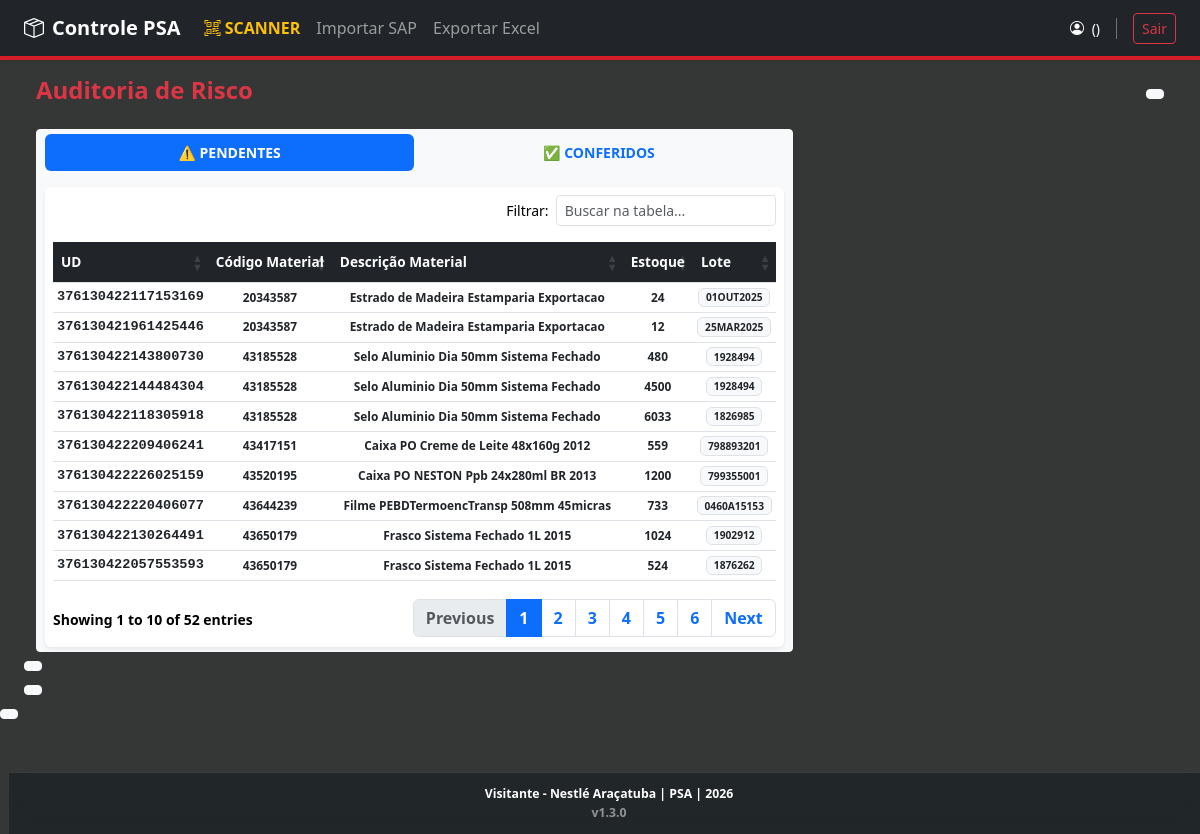
The page /reports/risco on the database as committed earlier.
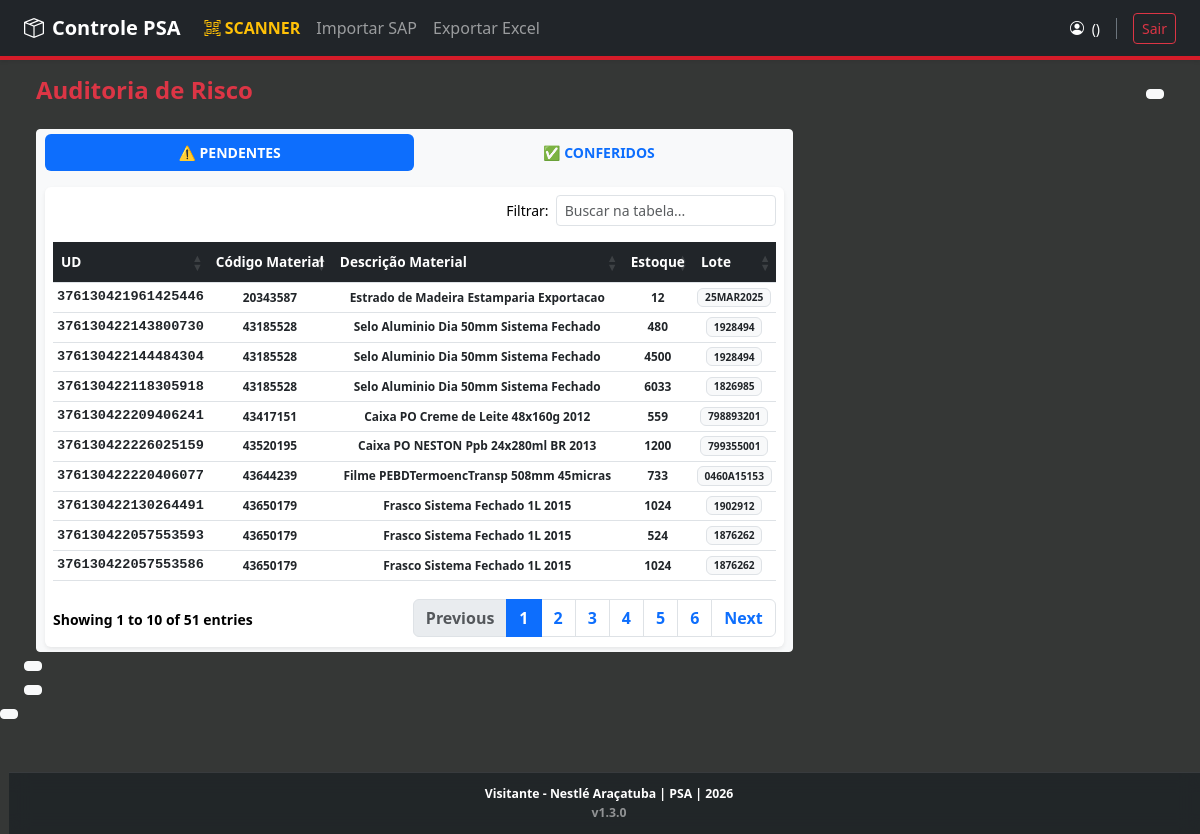
The same page on the database as committed later.
### app/models/material.py (models this page shows)
class MaterialPSA(db.Model):
    __tablename__ = 'material_psa'
    id = db.Column(db.Integer, primary_key=True)
    unidade_deposito = db.Column(db.String(50), unique=True, nullable=False) # UD
    cod_material = db.Column(db.String(50), nullable=False)
    desc_material = db.Column(db.String(200))
    lote = db.Column(db.String(50))
    posicao_deposito = db.Column(db.String(50))
    tipo_deposito = db.Column(db.String(20)) # PSA, Depósito Fixo, etc.
    quantidade_estoque = db.Column(db.Float, default=0.0)
    unidade_medida = db.Column(db.String(10)) # PC, KG, UN
    data_vencimento = db.Column(db.Date)
    data_ultimo_mov = db.Column(db.Date)
    data_importacao = db.Column(db.DateTime, default=datetime.utcnow)
    conferido = db.Column(db.Boolean, default=False)
    data_conferencia = db.Column(db.DateTime)
    conferente_sap = db.Column(db.String(20)) # Removi a FK temporariamente para evitar erro se a tabela usuarios não existir
    possui_divergencia = db.Column(db.Boolean, default=False)
    observacao_conferente = db.Column(db.Text)
    def to_dict(self):
        return {
            "id": self.id,
            "ud": self.unidade_deposito,
            "material": self.cod_material,
            "descricao": self.desc_material,
            "lote": self.lote or "S/L",
            "posicao": self.posicao_deposito or "S/P",
            "tipdep": self.tipo_deposito,
            "qtd": f"{self.quantidade_estoque:.0f}",
            "unidade": self.unidade_medida,
            "vencimento": self.data_vencimento.strftime('%d/%m/%Y') if self.data_vencimento else "S/V",
            "ult_mov": self.data_ultimo_mov.strftime('%d/%m/%Y') if self.data_ultimo_mov else "---",
            "status": "CONFERIDO" if self.conferido else "PENDENTE",
            "alerta_risco": self.possui_divergencia,
            "observacao": self.observacao_conferente or ""
        }

### app/routes/reports.py (the view)
@bp.route('/risco')
def risco():
    pendentes = MaterialPSA.query.filter_by(conferido=False).all()
    conferidos = MaterialPSA.query.filter_by(conferido=True).order_by(MaterialPSA.data_conferencia.desc()).all()
    return render_template('reports/risco.html', pendentes=pendentes, conferidos=conferidos)

### run.py (called while the page is built, shortened)
@app.context_processor
def inject_global_metrics():
    if not current_user.is_authenticated or request.endpoint in ['login', 'registrar']:
        return {}

### app/templates/reports/risco.html (shortened to what this page needs)
{% extends "base.html" %}
{% block content %}
<div class="container-fluid">
    <div class="d-flex justify-content-between align-items-center mb-3">
        <h4 class="fw-bold text-danger">Auditoria de Risco</h4>
        <a href="{{ url_for('main.dashboard') }}" class="btn btn-light btn-sm fw-bold">
    </div>
    <ul class="nav nav-pills mb-3" id="pills-tab" role="tablist">
        <li class="nav-item w-50">
            <button class="nav-link active w-100 fw-bold" data-bs-toggle="tab" data-bs-target="#pendentes">⚠️ PENDENTES</button>
        </li>
        <li class="nav-item w-50">
            <button class="nav-link w-100 fw-bold" data-bs-toggle="tab" data-bs-target="#conferidos">✅ CONFERIDOS</button>
        </li>
    </ul>
    <div class="tab-content shadow-sm rounded bg-white p-2">
        <div class="tab-pane fade show active" id="pendentes">
            <table class="table table-sm align-middle tabela-dinamica">
                <thead><tr><th>UD</th><th>Código Material</th><th>Descrição Material</th><th>Estoque</th><th>Lote</th></tr></thead>
                <tbody>
                    {% for m in pendentes %}
                    <tr onclick='abrirDetalhes({{ m.to_dict() | tojson | safe }})' style="cursor:pointer">
                        <td class="font-monospace">{{ m.unidade_deposito }}</td>
                        <td class="small">{{ m.cod_material }}</td>
                        <td class="small">{{ m.desc_material }}</td>
                        <td class="small">{{ m.quantidade_estoque|int }}</td>
                        <td><span class="badge bg-light text-dark border">{{ m.lote or 'S/L' }}</span></td>
                    </tr>
                    {% endfor %}
                </tbody>
            </table>
        </div>
    </div>
</div>
{% endblock %}

Rows that differ between the two databases and show on the page:
no longer on this page (row edited): MaterialPSA: unidade_deposito "376130422117153169", cod_material "20343587", desc_material "Estrado de Madeira Estamparia Exportacao", quantidade_estoque "24", lote "01OUT2025"
now on this page (row unchanged): MaterialPSA: unidade_deposito "376130422057553586", cod_material "43650179", desc_material "Frasco Sistema Fechado 1L 2015", quantidade_estoque "1024", lote "1876262"
Other text that changed with them:
text written by a page script: "Filtrar: Showing 1 to 10 of 52 entries Previous 1 2 3 4 5 6 Next" → "Filtrar: Showing 1 to 10 of 51 entries Previous 1 2 3 4 5 6 Next"
